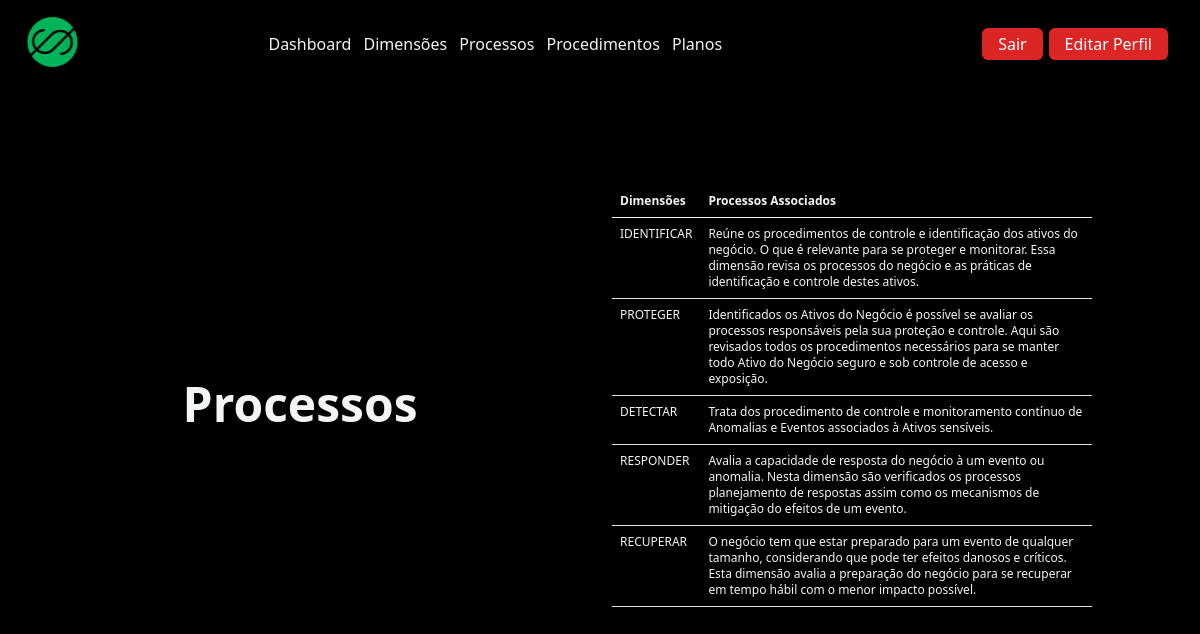
Page /dimensoes/ (signed in) on the committed database.
### grc/models.py (models this page shows, shortened)
class Dimension(models.Model):
    framework = models.ForeignKey('Framework', related_name="dimension", on_delete=models.CASCADE)
    nic = models.CharField(max_length=10)
    nome = models.CharField(max_length=15)
    descricao = models.TextField(max_length=1000)

### grc/views.py (the view)
# urls.py: path('dimensoes/', Dimensoes.as_view(), name='dimensoes'),
class Dimensoes(LoginRequiredMixin, ListView):
    template_name = "dimensoes.html"
    model = Dimension
    model = Processo
    def get_context_data(self, **kwargs):
        context = super().get_context_data(**kwargs)
        context["dimensoes"] = Dimension.objects.all()
        return context

### grc/novos_context.py (called while the page is built)
def lista_dimensoes(request):
    lista_dimensoes = Dimension.objects.all()
    return {"lista_dimensoes": lista_dimensoes}

def lista_processos(request):
    lista_processos = Processo.objects.all()
    return {'lista_processos': lista_processos}

def lista_procedimentos(request):
    lista_procedimentos = Procedimento.objects.all()
    return {'lista_procedimentos': lista_procedimentos}

def proc_por_dimensao(request):
    proc_por_dimensao = Dimension.objects.all().prefetch_related('processo')
    return {'proc_por_dimensao': proc_por_dimensao}

### grc/templates/dimensoes.html (shortened to what this page needs)
{% extends 'base.html' %}
{% load static %}
{% block content %}
<header class="min-h-screen bg-black bg-opacity-75 bg-blend-overlay showcase border-gray-600 border-b-8 flex justify-center items-center bg-no-repeat" >
    <div class="container mx-auto mt-3">
        <div class="z-10 py-32 md:py-0 text-gray-100 text-center w-1/6 md:w-full ">
            <h1 class="font-semibold text-4xl md:text-5xl">
            Processos
            </h1>
        </div>
    </div>
    <div class="container mx-auto mt-3">
        <div class="flex  w-5/6 ">
            <table class="table  text-gray-100 table-auto text-xs flex  mx-auto  w-5/6 md:w-full justify-start">
                <thead>
                  <tr>
                    <th>Dimensões</th>
                    <th>Processos Associados</th>
                  </tr>
                </thead>
                <tbody>
                {% for dimensao in proc_por_dimensao %}
                  <tr>
                    <td>{{ dimensao.nome }}</td>
                   <td>
                       <ul>
                           <li> {{ dimensao.descricao }}</li>
                       </ul>
                   </td>
                  </tr>
                 {% endfor %}
                </tbody>
            </table>
        </div>
    </div>
 </header>
{% endblock %}

### rows in the picture
Dimension: nome "IDENTIFICAR", descricao "Reúne os procedimentos de controle e identificação dos ativos do negócio. O que é relevante para se proteger e monitorar. Essa dimensão revisa os processos do negócio e as práticas de identificação e controle destes ativos."
Dimension: nome "PROTEGER", descricao "Identificados os Ativos do Negócio é possível se avaliar os processos responsáveis pela sua proteção e controle. Aqui são revisados todos os procedimentos necessários para se manter todo Ativo do Negócio seguro e sob controle de acesso e exposição."
Dimension: nome "DETECTAR", descricao "Trata dos procedimento de controle e monitoramento contínuo de Anomalias e Eventos associados à Ativos sensíveis."
Dimension: nome "RESPONDER", descricao "Avalia a capacidade de resposta do negócio à um evento ou anomalia. Nesta dimensão são verificados os processos planejamento de respostas assim como os mecanismos de mitigação do efeitos de um evento."
Dimension: nome "RECUPERAR", descricao "O negócio tem que estar preparado para um evento de qualquer tamanho, considerando que pode ter efeitos danosos e críticos. Esta dimensão avalia a preparação do negócio para se recuperar em tempo hábil com o menor impacto possível."
